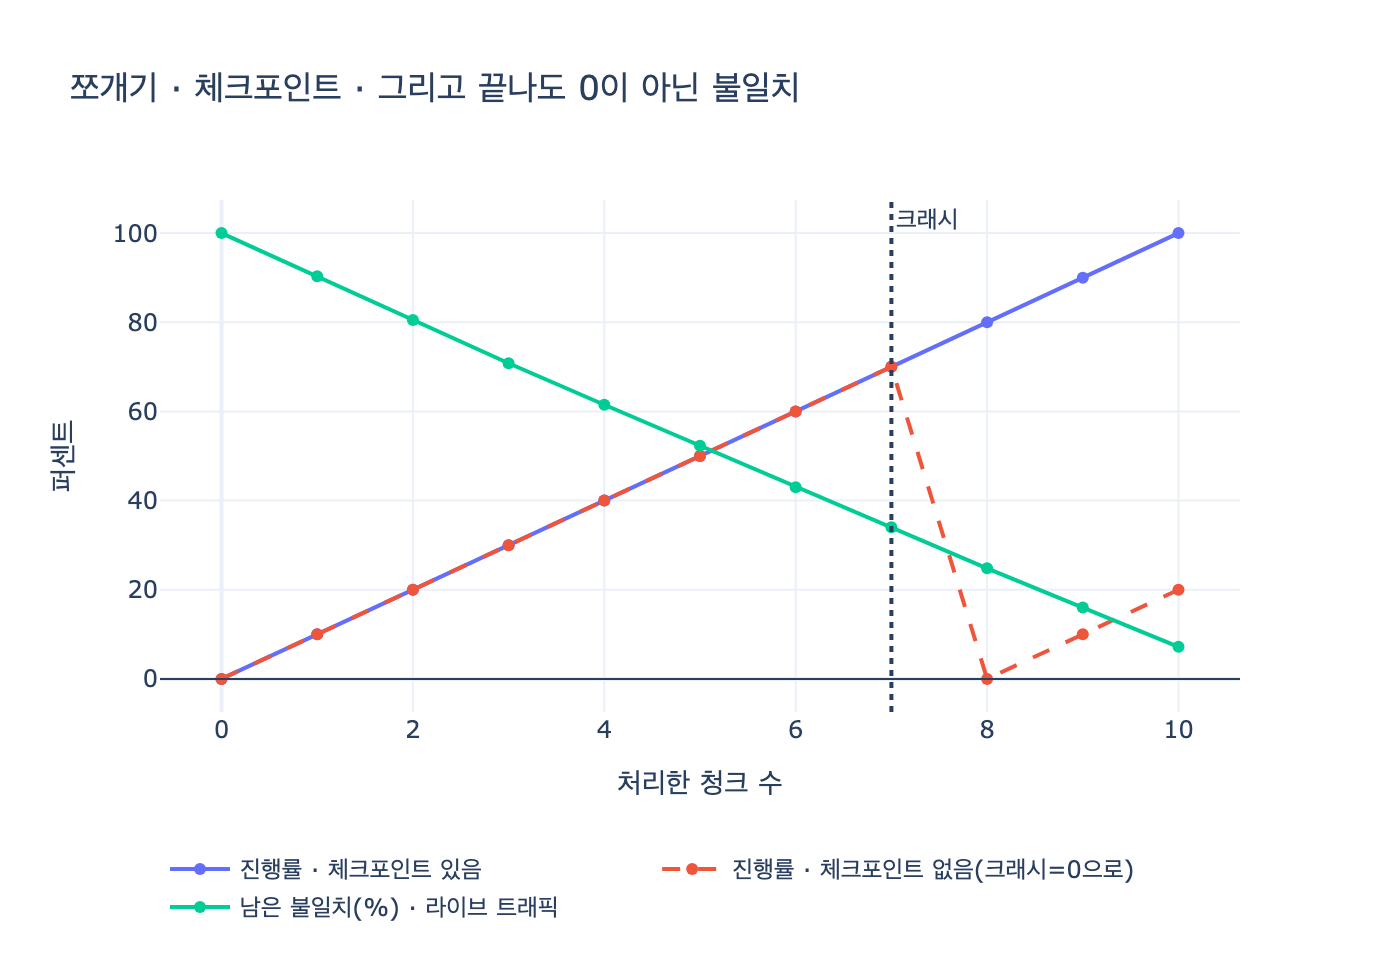

This chart was generated by the following Python code:
# %% [markdown]
# # 백필의 세 가지 원칙 (+ 한 번 더)
#
# 32장 요약의 한 줄:
#
# > 백필은 **쪼개서 돌리고**, **어디까지 했는지 남기고**, **멱등하게** 만드세요.
# > 그리고 **끝난 뒤 한 번 더** 돌립니다.
#
# 이 스크립트는 네 가지를 실제로 돌려 본다.
#
# | 절 | 보여 주는 것 |
# |---|---|
# | 1 | 통짜 백필이 왜 위험한가 (락 시간 · 실패 손실) |
# | 2 | 쪼개기(chunk) + 체크포인트 → 크래시 후 재개 |
# | 3 | 멱등 쓰기 vs 비멱등 쓰기 (같은 청크 두 번 처리) |
# | 4 | 백필 중 들어온 쓰기 → 마지막 한 번 더가 필요한 이유 |
#
# 실패 확률 $p$ 로 청크 하나가 죽는다고 하면, 청크 개수 $k$ 에 대해
# 「최소 한 번은 죽는다」 확률은
#
# $$P(\text{적어도 한 번 실패}) = 1 - (1-p)^k$$
#
# 이고, 체크포인트가 **없을 때** 기대 재작업량은 이미 처리한 전체가 날아가므로
# $O(N)$, **있을 때**는 청크 하나뿐이라 $O(N/k)$ 다. 이게 원칙 2의 전부다.

# %%
# 필요 패키지: plotly, kaleido (시각화 셀에서만 사용. 없으면 그 셀만 건너뛰면 된다)
import random
from dataclasses import dataclass, field


def _show(fig):
    try:
        from IPython import get_ipython

        if get_ipython() is not None:  # VSCode 셀/Jupyter에서만 렌더링
            fig.show()
    except ImportError:
        pass


N_ROWS = 1000  # 옛 스키마에 들어 있는 행 수
CHUNK = 100  # 한 번에 처리할 크기
random.seed(32)

print(f"전체 {N_ROWS}행, 청크 크기 {CHUNK} → 청크 {N_ROWS // CHUNK}개")
# 출력: 전체 1000행, 청크 크기 100 → 청크 10개


# %% [markdown]
# ## 0. 장난감 저장소
#
# `old` 는 옛 스키마(`이끔`), `new` 는 새 스키마(`리드`).
# 백필은 `old` → `new` 로 값을 옮기는 일이다.
# `version` 은 「그 행이 마지막으로 언제 바뀌었나」를 나타내는 논리 시계로,
# 나중에 «백필 중에 바뀐 행»을 찾는 데 쓴다.

# %%
@dataclass
class Store:
    old: dict = field(default_factory=dict)  # key -> 값
    new: dict = field(default_factory=dict)  # key -> 값 (백필 대상)
    version: dict = field(default_factory=dict)  # key -> 논리 시계
    clock: int = 0
    writes: int = 0  # 새 스키마에 쓴 횟수 (비용 지표)

    def live_update(self, key, value):
        """서비스가 돌아가는 중 옛 스키마에 들어오는 쓰기."""
        self.clock += 1
        self.old[key] = value
        self.version[key] = self.clock

    def mismatch(self):
        """옛것과 새것이 어긋난 키 수 (예제 4의 «둘 다 읽고 비교»)."""
        return sum(1 for k, v in self.old.items() if self.new.get(k) != v)


def fresh_store(n=N_ROWS):
    s = Store()
    for i in range(n):
        s.live_update(f"k{i:04d}", f"v{i}")
    return s


s0 = fresh_store()
print("옛 스키마 행 수:", len(s0.old), "| 새 스키마 행 수:", len(s0.new))
print("불일치:", s0.mismatch())
# 출력: 옛 스키마 행 수: 1000 | 새 스키마 행 수: 0
# 출력: 불일치: 1000


# %% [markdown]
# ## 1. 원칙 1을 어긴 백필 — 통짜로 한 방에
#
# 트랜잭션 하나로 1000행을 다 만지면
# (1) 그 시간 내내 락을 쥐고, (2) 중간에 죽으면 **전부** 롤백된다.
# 몇 행까지 갔는지 기록이 없으니 재시도는 언제나 0부터다.

# %%
def whole_hog_backfill(store, fail_at=None):
    """단일 트랜잭션 백필. fail_at 행에서 죽으면 통째로 롤백."""
    staged = {}
    for i, (k, v) in enumerate(sorted(store.old.items())):
        if fail_at is not None and i == fail_at:
            return {"상태": "실패", "커밋된_행": 0, "버린_작업": i, "락_구간": len(store.old)}
        staged[k] = v
    store.new.update(staged)
    store.writes += len(staged)
    return {"상태": "성공", "커밋된_행": len(staged), "버린_작업": 0, "락_구간": len(store.old)}


s = fresh_store()
r = whole_hog_backfill(s, fail_at=730)
print("통짜 백필 결과:", r)
print("남은 불일치:", s.mismatch())
# 출력: 통짜 백필 결과: {'상태': '실패', '커밋된_행': 0, '버린_작업': 730, '락_구간': 1000}
# 출력: 남은 불일치: 1000

# %% [markdown]
# 730행을 처리한 뒤 죽었는데 **커밋된 행은 0**이다.
# 진행률이 0으로 되돌아가고, 다시 돌려도 또 730행쯤에서 죽을 가능성이 남는다.
# 큰 테이블에서 이 패턴이 「몇 주째 백필 중」의 원인이 된다.


# %% [markdown]
# ## 2. 원칙 1 + 2 — 쪼개고, 어디까지 했는지 남긴다
#
# 체크포인트는 「다음에 처리할 커서」를 **백필 대상과 같은 저장소에**,
# 청크 커밋과 **같은 트랜잭션으로** 적어야 한다.
# 그래야 「썼는데 체크포인트는 못 남긴」 틈이 사라진다.

# %%
def chunked_backfill(store, checkpoint, chunk=CHUNK, crash_after=None, log=None):
    """
    checkpoint: {"cursor": 지금까지 처리한 키 개수} — 재시작할 때 그대로 넘긴다.
    crash_after: 이 개수만큼 청크를 처리한 뒤 예외 없이 즉시 중단(크래시 흉내).
    """
    keys = sorted(store.old)
    done = 0
    while checkpoint["cursor"] < len(keys):
        batch = keys[checkpoint["cursor"] : checkpoint["cursor"] + chunk]
        for k in batch:  # ── 청크 트랜잭션 시작
            store.new[k] = store.old[k]  # 멱등 쓰기 (덮어쓰기)
            store.writes += 1
        checkpoint["cursor"] += len(batch)  # 커서도 같은 트랜잭션에서
        done += 1  # ── 청크 트랜잭션 커밋
        if log is not None:
            log.append((checkpoint["cursor"], store.mismatch()))
        if crash_after is not None and done >= crash_after:
            return {"상태": "중단", "처리한_청크": done, "커서": checkpoint["cursor"]}
    return {"상태": "완료", "처리한_청크": done, "커서": checkpoint["cursor"]}


s = fresh_store()
ckpt = {"cursor": 0}
trace = []

run1 = chunked_backfill(s, ckpt, crash_after=7, log=trace)  # 7청크 처리하고 죽었다
print("1차 실행:", run1, "| 불일치:", s.mismatch())

run2 = chunked_backfill(s, ckpt, log=trace)  # 체크포인트에서 재개
print("2차 실행:", run2, "| 불일치:", s.mismatch())
print("버린 작업량(행):", 0, "| 총 쓰기:", s.writes)
# 출력: 1차 실행: {'상태': '중단', '처리한_청크': 7, '커서': 700} | 불일치: 300
# 출력: 2차 실행: {'상태': '완료', '처리한_청크': 3, '커서': 1000} | 불일치: 0
# 출력: 버린 작업량(행): 0 | 총 쓰기: 1000

# %% [markdown]
# 2차 실행이 처리한 청크는 **3개**다. 700행은 다시 안 만졌다.
# 통짜 백필이 730행을 버렸던 자리에서, 체크포인트는 0행을 버린다.


# %% [markdown]
# ## 3. 원칙 3 — 멱등하게
#
# 재시도는 **반드시** 일어난다. 타임아웃, 재배포, 사람의 중복 실행.
# 그러면 같은 청크가 두 번 처리되는데, 쓰기가 멱등하지 않으면 그때 데이터가 상한다.
#
# - 멱등: `new[k] = old[k]` (덮어쓰기 / `MERGE` / upsert) → 몇 번 해도 같은 상태
# - 비멱등: `new[k].append(old[k])` 나 `count += 1` → 횟수만큼 결과가 달라진다

# %%
def idempotent_apply(target, k, v):
    target[k] = v  # upsert


def non_idempotent_apply(target, k, v):
    target.setdefault(k, []).append(v)  # 관계를 CREATE 로 만드는 경우와 같다


keys = ["k0001", "k0002"]
src = {"k0001": "v1", "k0002": "v2"}

idem, non_idem = {}, {}
for attempt in (1, 2, 3):  # 같은 청크를 세 번 처리
    for k in keys:
        idempotent_apply(idem, k, src[k])
        non_idempotent_apply(non_idem, k, src[k])
    print(f"{attempt}회 처리 후 → 멱등: {idem} | 비멱등: {non_idem}")
# 출력: 1회 처리 후 → 멱등: {'k0001': 'v1', 'k0002': 'v2'} | 비멱등: {'k0001': ['v1'], 'k0002': ['v2']}
# 출력: 2회 처리 후 → 멱등: {'k0001': 'v1', 'k0002': 'v2'} | 비멱등: {'k0001': ['v1', 'v1'], 'k0002': ['v2', 'v2']}
# 출력: 3회 처리 후 → 멱등: {'k0001': 'v1', 'k0002': 'v2'} | 비멱등: {'k0001': ['v1', 'v1', 'v1'], 'k0002': ['v2', 'v2', 'v2']}

# %% [markdown]
# 비멱등 백필을 세 번 재시도하면 관계가 3배로 늘어난다.
# 그래프에서 이게 특히 잘 나는데, `CREATE (a)-[:리드]->(b)` 는 부를 때마다 엣지를 하나 더 만든다.
# 32장 예제 2의 `copy` 단계를 두 번 돌리면 엣지가 두 배가 되는 게 정확히 이 문제다.
# 멱등하게 쓰려면 「없으면 만들고 있으면 그대로」(`MERGE`) 여야 한다.
#
# 멱등성의 부수 효과가 하나 더 있다. **체크포인트가 조금 뒤처져도 괜찮아진다.**
# 커서를 남기기 직전에 죽어서 마지막 청크를 두 번 처리해도 결과가 같으니,
# 「적어도 한 번(at-least-once)」 보장만으로 「정확히 한 번」의 결과를 얻는다.

# %%
# 체크포인트가 한 청크 뒤처진 채 재개해도(청크 중복 처리) 상태는 같다
s = fresh_store()
ckpt = {"cursor": 0}
chunked_backfill(s, ckpt, crash_after=7)
ckpt["cursor"] -= CHUNK  # 커서 커밋 실패 흉내 → 7번째 청크를 다시 처리
chunked_backfill(s, ckpt)
print("중복 처리 후 불일치:", s.mismatch(), "| 새 스키마 행 수:", len(s.new), "| 쓰기:", s.writes)
# 출력: 중복 처리 후 불일치: 0 | 새 스키마 행 수: 1000 | 쓰기: 1100

# %% [markdown]
# 쓰기 횟수만 100번 늘고(중복 청크 값) 결과는 동일하다.
# 「값은 중복 쓰기, 얻는 것은 안심」이 멱등성의 거래다.


# %% [markdown]
# ## 4. 「끝난 뒤 한 번 더」 — 움직이는 표적
#
# 백필은 **살아 있는 시스템** 위에서 돈다. 커서가 지나간 뒤에 그 행이 또 바뀔 수 있다.
# 그러면 백필은 「100% 완료」라고 보고하는데 새 스키마에는 헌 값이 남는다.
#
# 커서 위치를 $c$, 백필 도는 동안 들어온 쓰기 개수를 $m$ 이라 하면,
# 이미 지나간 구간에 떨어지는 쓰기의 기대 개수는
#
# $$E[\text{놓친 행}] \approx \sum_{j} \Pr[\text{key}_j < c_j]$$
#
# 즉 백필이 진행될수록 「놓칠 확률」이 커진다. 그래서 끝나고 한 번 더 돈다.

# %%
def backfill_with_live_traffic(store, chunk=CHUNK, writes_per_chunk=12, log=None):
    """청크를 하나 처리할 때마다 라이브 쓰기가 몇 건 섞여 들어온다."""
    keys = sorted(store.old)
    cursor = 0
    missed_hint = []
    while cursor < len(keys):
        for k in keys[cursor : cursor + chunk]:
            store.new[k] = store.old[k]
            store.writes += 1
        cursor += chunk
        for _ in range(writes_per_chunk):  # ← 그 사이 서비스는 계속 돌고 있다
            k = random.choice(keys)
            store.live_update(k, f"수정-{store.clock}")
            if keys.index(k) < cursor:  # 커서가 이미 지나간 행이면 새것이 헌 값이 된다
                missed_hint.append(k)
        if log is not None:
            log.append((cursor, store.mismatch()))
    return {"커서": cursor, "라이브_쓰기": writes_per_chunk * (len(keys) // chunk), "놓친_행": len(set(missed_hint))}


s = fresh_store()
live_trace = []
r = backfill_with_live_traffic(s, log=live_trace)
print("백필 1회전:", r)
print("진행률 100%인데 남은 불일치:", s.mismatch())
# 출력: 백필 1회전: {'커서': 1000, '라이브_쓰기': 120, '놓친_행': 72}
# 출력: 진행률 100%인데 남은 불일치: 72

# %%
# 「한 번 더」 — 두 번째 패스. 라이브 트래픽이 잦아든 뒤(또는 dual-write 가 켜진 뒤) 돌린다.
before = s.mismatch()
sweep_writes = 0
for k, v in sorted(s.old.items()):
    if s.new.get(k) != v:  # 어긋난 행만 (전체를 다시 돌아도 멱등하므로 안전)
        s.new[k] = v
        sweep_writes += 1
print(f"최종 스윕: 고친 행 {sweep_writes} | 불일치 {before} → {s.mismatch()}")
# 출력: 최종 스윕: 고친 행 72 | 불일치 72 → 0

# %% [markdown]
# 여기서 중요한 순서가 있다. **한 번 더 돌리는 것만으로는 0을 보장하지 못한다.**
# 스윕이 도는 동안에도 쓰기가 들어오면 또 새 불일치가 생긴다.
# 그래서 32장 예제 5의 게이트 순서가 이렇게 생겼다.
#
# 1. `dual-write` — 새로 들어오는 쓰기는 **양쪽에** 쓴다 (→ 「지나간 뒤 바뀜」의 원천을 막는다)
# 2. `backfill` — 옛 데이터를 쪼개서 · 체크포인트로 · 멱등하게 옮긴다
# 3. 최종 스윕 — 그래도 남은 잔여를 한 번 더 훑는다
# 4. `dual-read` — 불일치를 **세고**, **0이 될 때까지 수축하지 않는다**
#
# dual-write 없이 백필만 돌리면 스윕이 끝없이 꼬리를 문다.

# %%
# dual-write 가 켜진 상태를 흉내: 라이브 쓰기가 양쪽에 들어간다
def live_update_dual(store, key, value):
    store.clock += 1
    store.old[key] = value
    store.new[key] = value  # 양쪽 쓰기
    store.version[key] = store.clock


s = fresh_store()
keys = sorted(s.old)
cursor = 0
while cursor < len(keys):
    for k in keys[cursor : cursor + CHUNK]:
        s.new[k] = s.old[k]
        s.writes += 1
    cursor += CHUNK
    for _ in range(12):
        live_update_dual(s, random.choice(keys), f"수정-{s.clock}")
print("dual-write + 백필 1회전 후 불일치:", s.mismatch())
# 출력: dual-write + 백필 1회전 후 불일치: 0


# %% [markdown]
# ## 5. 시각화
#
# 세 곡선을 겹쳐 본다.
#
# - **체크포인트 있음**: 크래시 지점에서 진행률이 유지된다
# - **체크포인트 없음**: 크래시하면 0으로 되돌아간다
# - **라이브 트래픽**: 커서가 100%에 닿아도 불일치가 0이 안 된다 → 「한 번 더」

# %%
try:
    import plotly.graph_objects as go

    n_chunks = N_ROWS // CHUNK
    crash = 7

    with_ckpt = [min(i, n_chunks) * 100 / n_chunks for i in range(n_chunks + 1)]
    no_ckpt = [i * 100 / n_chunks for i in range(crash + 1)] + [0.0] + [
        i * 100 / n_chunks for i in range(1, n_chunks - crash + 1)
    ]
    no_ckpt = no_ckpt[: n_chunks + 1] + [None] * max(0, n_chunks + 1 - len(no_ckpt[: n_chunks + 1]))
    live_mismatch = [100.0] + [m * 100 / N_ROWS for _c, m in live_trace]

    x = list(range(n_chunks + 1))
    fig = go.Figure()
    fig.add_trace(go.Scatter(x=x, y=with_ckpt, name="진행률 · 체크포인트 있음", mode="lines+markers"))
    fig.add_trace(go.Scatter(x=x, y=no_ckpt, name="진행률 · 체크포인트 없음(크래시=0으로)", mode="lines+markers", line=dict(dash="dash")))
    fig.add_trace(go.Scatter(x=x, y=live_mismatch, name="남은 불일치(%) · 라이브 트래픽", mode="lines+markers", yaxis="y"))
    fig.add_vline(x=crash, line_dash="dot", annotation_text="크래시")
    fig.add_hline(y=0, line_width=1)
    fig.update_layout(
        title="쪼개기 · 체크포인트 · 그리고 끝나도 0이 아닌 불일치",
        xaxis_title="처리한 청크 수",
        yaxis_title="퍼센트",
        legend=dict(orientation="h", y=-0.25),
        template="plotly_white",
        height=480,
    )
    _show(fig)
    fig.write_image("expy.png", scale=2)
    print("expy.png 저장")
except Exception as e:  # noqa: BLE001
    print("시각화 건너뜀:", type(e).__name__, e)
# 출력: expy.png 저장


# %% [markdown]
# ## 정리
#
# | 원칙 | 없으면 | 있으면 |
# |---|---|---|
# | 쪼갠다 | 락을 오래 쥐고, 실패하면 전부 롤백 | 청크 단위 커밋. 언제든 멈출 수 있다 |
# | 어디까지 했는지 남긴다 | 재시도가 항상 0부터 ($O(N)$ 재작업) | 죽은 자리에서 재개 ($O(N/k)$ 재작업) |
# | 멱등하게 만든다 | 재시도가 엣지·행을 중복 생성 | 몇 번 돌려도 같은 상태 |
# | 한 번 더 돌린다 | 「100% 완료」인데 헌 값이 남는다 | 백필 중에 바뀐 행을 회수 |
#
# 그리고 마지막 판정은 백필 자신이 하지 않는다.
# 32장 예제 4의 «둘 다 읽고 비교»가 세는 **불일치 건수가 0**이 되어야
# 예제 5의 `dual-read` 게이트를 지나 수축으로 갈 수 있다.
